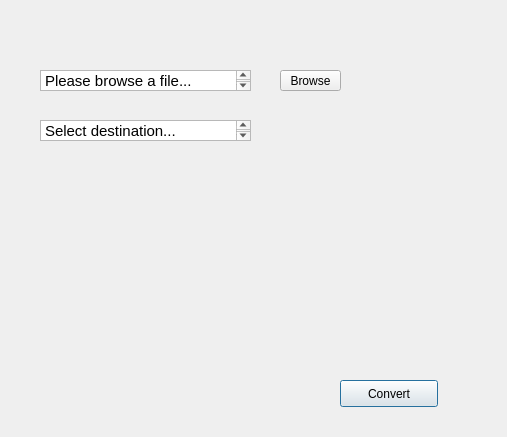
<?xml version="1.0" encoding="UTF-8"?>
<ui version="4.0">
 <class>dialogue</class>
 <widget class="QDialog" name="dialogue">
  <property name="windowModality">
   <enum>Qt::NonModal</enum>
  </property>
  <property name="geometry">
   <rect>
    <x>0</x>
    <y>0</y>
    <width>507</width>
    <height>437</height>
   </rect>
  </property>
  <property name="windowTitle">
   <string>Dialog</string>
  </property>
  <property name="toolTip">
   <string/>
  </property>
  <property name="accessibleName">
   <string/>
  </property>
  <widget class="QTextEdit" name="input">
   <property name="geometry">
    <rect>
     <x>40</x>
     <y>70</y>
     <width>211</width>
     <height>21</height>
    </rect>
   </property>
   <property name="html">
    <string>&lt;!DOCTYPE HTML PUBLIC &quot;-//W3C//DTD HTML 4.0//EN&quot; &quot;http://www.w3.org/TR/REC-html40/strict.dtd&quot;&gt;
&lt;html&gt;&lt;head&gt;&lt;meta name=&quot;qrichtext&quot; content=&quot;1&quot; /&gt;&lt;style type=&quot;text/css&quot;&gt;
p, li { white-space: pre-wrap; }
&lt;/style&gt;&lt;/head&gt;&lt;body style=&quot; font-family:'Ubuntu'; font-size:11pt; font-weight:400; font-style:normal;&quot;&gt;
&lt;p style=&quot; margin-top:0px; margin-bottom:0px; margin-left:0px; margin-right:0px; -qt-block-indent:0; text-indent:0px;&quot;&gt;Please browse a file...&lt;/p&gt;&lt;/body&gt;&lt;/html&gt;</string>
   </property>
  </widget>
  <widget class="QTextEdit" name="output">
   <property name="geometry">
    <rect>
     <x>40</x>
     <y>120</y>
     <width>211</width>
     <height>21</height>
    </rect>
   </property>
   <property name="html">
    <string>&lt;!DOCTYPE HTML PUBLIC &quot;-//W3C//DTD HTML 4.0//EN&quot; &quot;http://www.w3.org/TR/REC-html40/strict.dtd&quot;&gt;
&lt;html&gt;&lt;head&gt;&lt;meta name=&quot;qrichtext&quot; content=&quot;1&quot; /&gt;&lt;style type=&quot;text/css&quot;&gt;
p, li { white-space: pre-wrap; }
&lt;/style&gt;&lt;/head&gt;&lt;body style=&quot; font-family:'Ubuntu'; font-size:11pt; font-weight:400; font-style:normal;&quot;&gt;
&lt;p style=&quot; margin-top:0px; margin-bottom:0px; margin-left:0px; margin-right:0px; -qt-block-indent:0; text-indent:0px;&quot;&gt;Select destination...&lt;/p&gt;&lt;/body&gt;&lt;/html&gt;</string>
   </property>
  </widget>
  <widget class="QToolButton" name="browser">
   <property name="geometry">
    <rect>
     <x>280</x>
     <y>70</y>
     <width>61</width>
     <height>21</height>
    </rect>
   </property>
   <property name="text">
    <string>Browse</string>
   </property>
  </widget>
  <widget class="QPushButton" name="pushButton">
   <property name="geometry">
    <rect>
     <x>340</x>
     <y>380</y>
     <width>98</width>
     <height>27</height>
    </rect>
   </property>
   <property name="text">
    <string>Convert</string>
   </property>
  </widget>
 </widget>
 <resources/>
 <connections/>
</ui>
